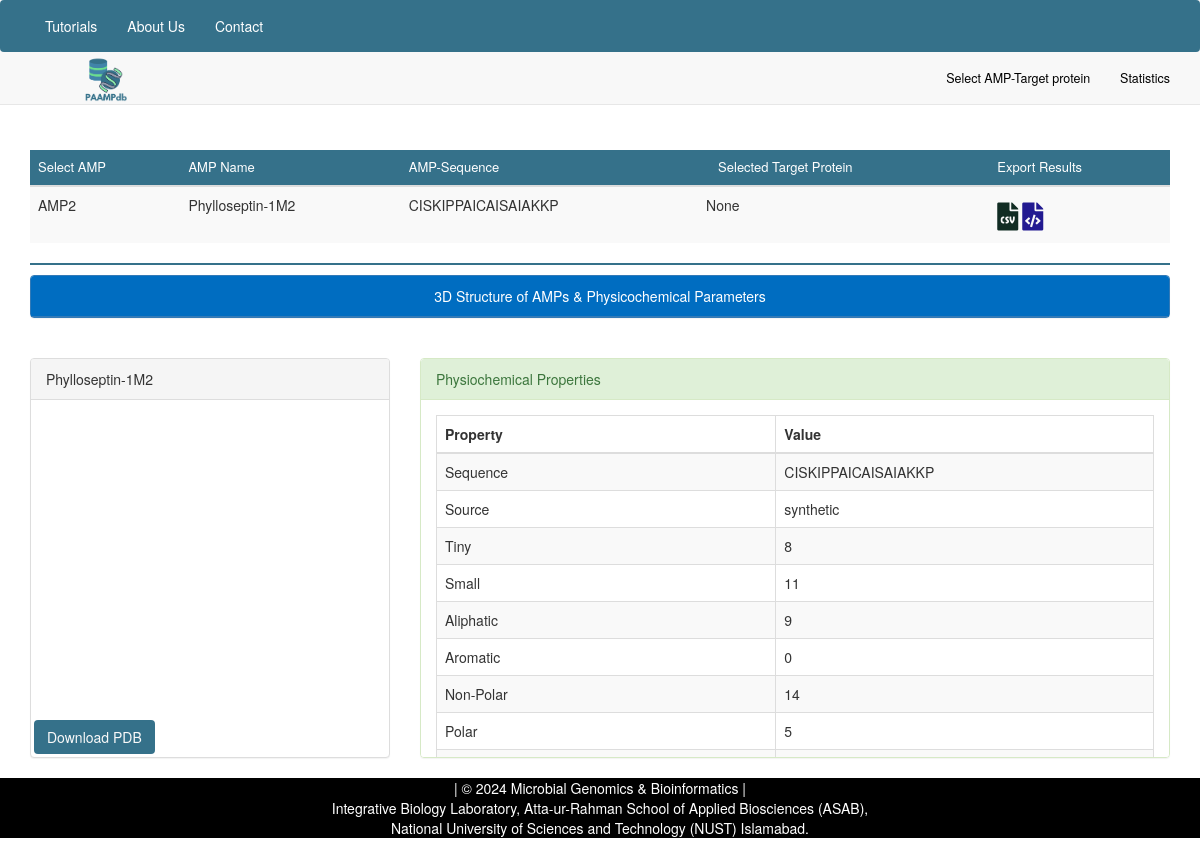
Screenshot of /protein/2/ with the database file from the repository.
### docking/models.py (models this page shows, shortened)
class AMP(models.Model):
    target_protein = models.ForeignKey(TargetProtein, on_delete=models.SET_NULL, null=True, blank=True)
    amp_no = models.CharField(max_length=100, unique=True)
    name = models.CharField(max_length=255)
    sequence = models.TextField()
    source = models.CharField(max_length=255)
    tiny_number = models.IntegerField()
    small_number = models.IntegerField()
    aliphatic_number = models.IntegerField()
    aromatic_number = models.IntegerField()
    nonpolar_number = models.IntegerField()
    polar_number = models.IntegerField()
    charged_number = models.IntegerField()
    basic_number = models.IntegerField()
    acidic_number = models.IntegerField()
    tiny_mole = models.FloatField()
    small_mole = models.FloatField()
    aliphatic_mole = models.FloatField()
    aromatic_mole = models.FloatField()
    nonpolar_mole = models.FloatField()
    polar_mole = models.FloatField()
    charged_mole = models.FloatField()
    basic_mole = models.FloatField()
    acidic_mole = models.FloatField()
    molecular_weight = models.CharField(max_length=50)
    length = models.IntegerField()
    isoelectric_point = models.CharField(max_length=50)
    aliphatic_index = models.FloatField()
    antigenic = models.CharField(max_length=255)
    toxicity = models.CharField(max_length=255)
    cpp = models.CharField(max_length=255)
    charge = models.CharField(max_length=50)
    instability_index = models.CharField(max_length=50)
    hydrophobicity = models.CharField(max_length=50)
    hydrophobic_moment = models.CharField(max_length=50)
    boman_index = models.CharField(max_length=50)
    hp = models.CharField(max_length=50)
    antimicrobial = models.CharField(max_length=255)
    half_life = models.CharField(max_length=255)
    pdb_name = models.CharField(("PDBName"), max_length=1000)
    pdb_file = models.FileField(upload_to='amp_pdb_files/', null=True, blank=True)

### docking/views.py (the view)
# urls.py: path("<int:proteins_id>", views.protein, name='protein'),
def protein(request, proteins_id):
    protein = get_object_or_404(AMP, pk=proteins_id)
    target_protein = protein.target_protein
    dock = Dock.objects.filter(amp=protein, target_protein=target_protein)
    return render(request, "protein.html", {
        "protein": protein,
        "dock": dock,
    })

### docking/templates/protein.html (shortened to what this page needs)
{% extends 'base.html' %}
{% block content %}
{% load static %}
<head>
    <link rel="stylesheet" href="https://cdnjs.cloudflare.com/ajax/libs/OwlCarousel2/2.3.4/assets/owl.carousel.min.css" />
    <link rel="stylesheet" href="https://cdnjs.cloudflare.com/ajax/libs/OwlCarousel2/2.3.4/assets/owl.theme.default.min.css" />
    <link rel="stylesheet" href="https://cdnjs.cloudflare.com/ajax/libs/font-awesome/4.7.0/css/font-awesome.min.css">
    <link rel="stylesheet" href="https://cdnjs.cloudflare.com/ajax/libs/font-awesome/5.15.3/css/all.min.css">
</head>
<body>
    <table class="table table-striped w-auto">
        <thead style="background-color: #35718A; color: white;">
            <tr>
                <th scope="col" style="font-size: small; font-weight: normal;">Select AMP</th>
                <th scope="col" style="font-size: small; font-weight: normal;">AMP Name</th>
                <th scope="col" style="font-size: small; font-weight: normal;">AMP-Sequence</th>
                <th scope="col" style="font-size: small; font-weight: normal; padding-left: 20px;">Selected Target Protein</th>
                <th scope="col" style="font-size: small; font-weight: normal;">Export Results</th>
            </tr>
        </thead>
        <tbody>
            <tr class="table-info">
                <td>AMP{{ protein.id }}</td>
                <td>{{ protein.name }}</td>
                <td>{{ protein.sequence }}</td>
                <td>{{ protein.target_protein }}</td>
                <td>
                    <button onclick="exportTableToCSV('table-data.csv')" style="background-color: #f9f9f9; font-size: 28px; margin: 0; padding: 0;"><i class="fas fa-file-csv" style="color: rgb(17, 44, 35); margin-top: -10px;"></i></button>
                    <button onclick="exportTableToXML('table-data.xml')" style="background-color: #f9f9f9; font-size: 28px; margin: 0; padding: 0;"><i class="fas fa-file-code" style="color: rgb(34, 26, 145); margin-top: -10px;"></i></button>
                </td>
            </tr>
        </tbody>
    </table>
    <hr />
    <div class="row">
        <div class="col-md-12 col-sm-12 col-xs-20">
            <div class="panel panel-primary">
                <div class="panel-heading" align="center" style="background-color: #006dc1;">
                    3D Structure of AMPs & Physicochemical Parameters
                </div>
            </div>
        </div>
    </div>
    <div class="row">
        <div class="col-md-4 col-sm-4 col-xs-12">
            <div class="panel panel-default" style="height: 400px;">
                <div class="panel-heading">{{ protein.name }}</div>
                <div>
                    <div id="container-01" class="mol-container"></div>
                    <div>
                        <a style="background-color: #35718A; color: #f9f9f9; margin: 20px; margin-left: 3px;" role="button" href='/static/amp-pdb/{{ protein.pdb_name }}' download='/static/amp-pdb/{{ protein.pdb_name }}' class="btn btn-light text-dark ml-0">
                            Download PDB
                        </a>
                    </div>
                </div>
            </div>
        </div>
        <div class="col-md-8 col-sm-8 col-xs-12">
            <div class="panel panel-success" style="height: 400px; overflow: scroll;">
                <div class="panel-heading">Physiochemical Properties</div>
                <div class="panel-body">
                    <div class="table-responsive">
                        <table class="table table-striped table-bordered table-hover">
                            <thead>
                                <tr>
                                    <th>Property</th>
                                    <th>Value</th>
                                </tr>
                            </thead>
                            <tbody>
                                <tr>
                                    <td>Sequence</td>
                                    <td>{{ protein.sequence }}</td>
                                </tr>
                                <tr>
                                    <td>Source</td>
                                    <td>{{ protein.source }}</td>
                                </tr>
                                <tr>
                                    <td>Tiny</td>
                                    <td>{{ protein.tiny_number }}</td>
                                </tr>
                                <tr>
                                    <td>Small</td>
                                    <td>{{ protein.small_number }}</td>
                                </tr>
                                <tr>
                                    <td>Aliphatic</td>
                                    <td>{{ protein.aliphatic_number }}</td>
                                </tr>
                                <tr>
                                    <td>Aromatic</td>
                                    <td>{{ protein.aromatic_number }}</td>
                                </tr>
                                <tr>
                                    <td>Non-Polar</td>
                                    <td>{{ protein.nonpolar_number }}</td>
                                </tr>
                                <tr>
                                    <td>Polar</td>
                                    <td>{{ protein.polar_number }}</td>
                                </tr>
                                <tr>
                                    <td>Charged Number</td>
                                    <td>{{ protein.charged_number }}</td>
                                </tr>
                            </tbody>
                        </table>
                    </div>
                </div>
            </div>
        </div>
    </div>
{% endblock %}

### docking/templates/protein.html (style rules this page uses)
hr { border: 1px solid #35718A; margin: 10px 0; }
body { padding-top: 150px; }
button { background-color: #35718A; color: white; border: none; padding: 10px 20px; text-align: center; text-decoration: none; display: inline-block; font-size: 16px; margin: 4px 2px; cursor: pointer; }
a:link, a:visited, a:hover { text-decoration: none; }
#container-01, #container-02 { width: 90%; height: 300px; position: relative; left: 10px; top: 10px; bottom: 50px; }

### rows the page displays
AMP: id "2", name "Phylloseptin-1M2", sequence "CISKIPPAICAISAIAKKP", target_protein "None", source "synthetic", tiny_number "8", small_number "11", aliphatic_number "9", aromatic_number "0", nonpolar_number "14", polar_number "5"
